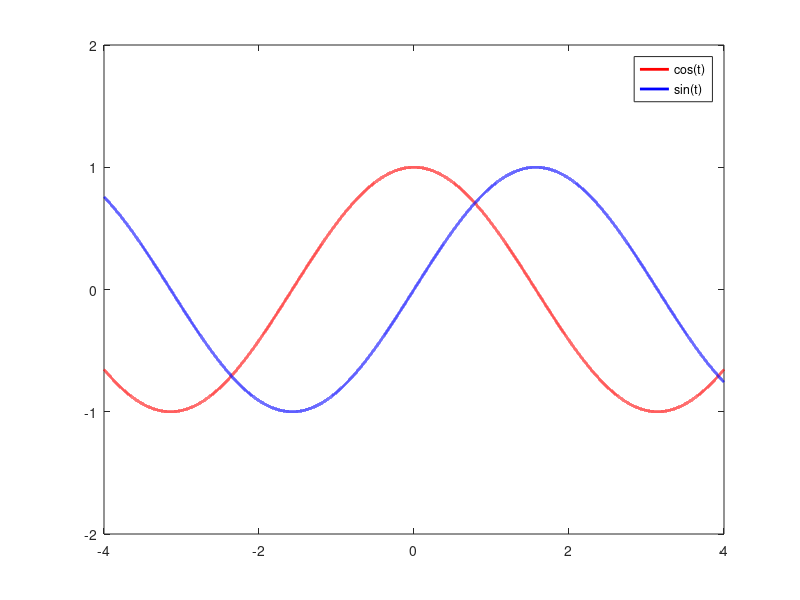

MATLAB code to generate this figure:
t = -4:0.0001:4;
x = cos(t);
y = sin(t);
xlabel("x");
ylabel("y");
plot(t, x, '-r', "LineWidth", 2);
hold on;
plot(t, y, '-b', "LineWidth", 2);
ylim([-2, 2]);
legend("cos(t)", "sin(t)");
